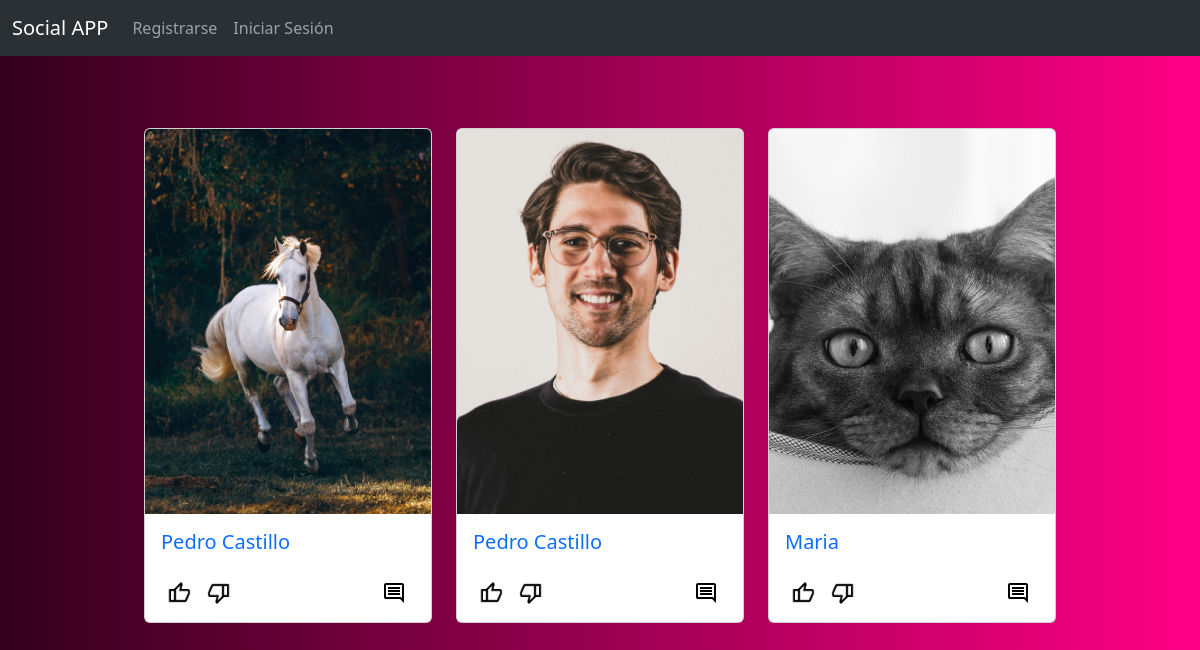
The page / on the database its author committed.
### social_api/models.py (models this page shows, shortened)
class Publicacion(models.Model):
    autor = models.ForeignKey(Usuario, on_delete=models.CASCADE)
    contenido = models.TextField(blank=True, null=True)
    imagen = models.ImageField(
        upload_to='publicaciones/images', blank=True, null=True)
    fecha_creacion = models.DateTimeField(auto_now_add=True)

class Usuario(models.Model):
    nombre_usuario = models.CharField(max_length=50)
    correo_electronico = models.EmailField(unique=True)
    password = models.CharField(max_length=100)
    fecha_registro = models.DateTimeField(auto_now_add=True)
    def __str__(self):
        return self.nombre_usuario

### social_api/views.py (the view, shortened to what this page needs)
# urls.py: path('', views.home, name='home'),
def home(request):
    id_usuario = request.session.get('id_usuario')
    publicaciones = Publicacion.objects.all().order_by('-fecha_creacion')
    reacciones = Reaccion.reacciones
    comentarios = Comentario.objects.all()
    return render(request, 'index.html', {
        'publicaciones': publicaciones,
        'reacciones': reacciones,
        'comentarios': comentarios,
    })

### social_api/templates/index.html (shortened to what this page needs)
{% extends 'base.html' %}
{% load static %}
{% block content %}
<div class="container mt-5 mb-5">
    <div class="d-flex justify-content-md-center">
        <div class="row d-flex justify-content-md-center">
        {% if publicaciones %}
            {% for publicacion in publicaciones %}
                <div class="col-md-auto">
                    <div class="card mt-4" style="width: 18rem;">
                        {% if publicacion.imagen %}
                            <img src="{{ publicacion.imagen.url }}" class="card-img-top" style="width: 100%; height: 385px; object-fit: cover;">
                        {% endif %}
                        <div class="card-body">
                            <div class="row">
                                <div class="col-sm-8">
                                    <a href="{% url 'perfil' publicacion.autor %}" style="text-decoration: none;"><h5 class="card-title">{{ publicacion.autor }}</h5></a>
                                </div>
                            </div>
                            <div class="row">
                                <div class="col">
                                    <form action="{% url 'reaccion' %}" method="post">
                                        {% for reaccion in reacciones %}
                                            {% if reaccion.0 == 'like' %}
                                                {% if publicaciones_reaccionadas_like %}
                                                    {% if publicacion.id in publicaciones_reaccionadas_like  %}
                                                        <button type="submit" name="me_gusta" value="{{ reaccion.0 }}" style="border: 0; background-color: transparent;">
                                                            <img src="{% static 'botones/like_if.png' %}" width="24">
                                                        </button>
                                                    {% else %}
                                                        <button type="submit" name="me_gusta" value="{{ reaccion.0 }}" style="border: 0; background-color: transparent;">
                                                            <img src="{% static 'botones/like.png' %}" width="24">
                                                        </button>
                                                    {% endif %}
                                                {% else %}
                                                    <button type="submit" name="me_gusta" value="{{ reaccion.0 }}" style="border: 0; background-color: transparent;">
                                                        <img src="{% static 'botones/like.png' %}" width="24">
                                                    </button>
                                                {% endif %}
                                            {% else %}
                                                {% if publicaciones_reaccionadas_dislike %}
                                                    {% if publicacion.id in publicaciones_reaccionadas_dislike %}
                                                        <button type="submit" name="no_me_gusta" value="{{ reaccion.0 }}" style="border: 0; background-color: transparent;">
                                                            <img src="{% static 'botones/dislike_if.png' %}" width="24">
                                                        </button>
                                                    {% else %}
                                                        <button type="submit" name="no_me_gusta" value="{{ reaccion.0 }}" style="border: 0; background-color: transparent;">
                                                            <img src="{% static 'botones/dislike.png' %}" width="24">
                                                        </button>
                                                    {% endif %}
                                                {% else %}
                                                    <button type="submit" name="no_me_gusta" value="{{ reaccion.0 }}" style="border: 0; background-color: transparent;">
                                                        <img src="{% static 'botones/dislike.png' %}" width="24">
                                                    </button>
                                                {% endif %}
                                            {% endif %}
                                        {% endfor %}
                                    </form>
                                </div>
                                {% if comentarios %}
                                <div class="col d-md-flex justify-content-md-end">
                                    <button type="button" style="border: 0; background-color: transparent;" data-bs-toggle="collapse" data-bs-target="#{{ publicacion.id }}">
                                    </button>
                                </div>
                                {% endif %}
                            </div>
                        </div>
                    </div>
                </div>
            {% endfor %}
        {% endif %}
        </div>
    </div>
</div>
{% endblock %}

### social_api/static/CSS/style.css (style rules this page uses)
body { background: #ff0084; background: -webkit-linear-gradient(to right, #33001b, #ff0084); background: linear-gradient(to right, #33001b, #ff0084); }

### rows shown on the page
Publicacion: imagen (picture), autor "Pedro Castillo"
Publicacion: imagen (picture), autor "Pedro Castillo"
Publicacion: imagen (picture), autor "Maria"
